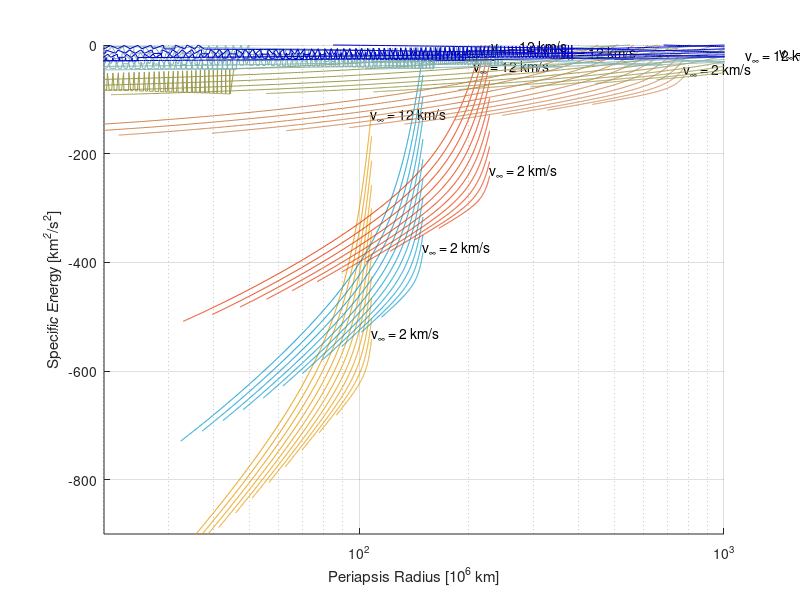

MATLAB code for this plot:
radii = [0.72334, 1.00000, 1.52366, 5.20260, 9.55491, 19.2184, 30.0583] * 1.496e8; % km
min_flyby = [300, 300, 200, 1e5, 5e4, 5e4, 5e4];
planet_names = {'Venus', 'Earth', 'Mars', 'Jupiter', 'Saturn', 'Uranus', 'Neptune'};
mu_sun = 1.3271244e11; % km^3/s^2

v_inf_values = 2:12; % km/s
alpha_values = linspace(0, pi, 1e3); % fine angle resolution

colors = [0.9 0.6 0;
          0 0.6 0.8;
          0.9 0.2 0;
          0.8 0.5 0.3;
          0.6 0.6 0.3;
          0.5 0.7 0.7;
          0 0 0.8];


figure; hold on;

for planet = 1:7
    r = radii(planet);
    v_circ = sqrt(mu_sun / r);
    
    periapsis_all = [];
    energy_all = [];
    v_inf_all = [];
    
    for v_inf = v_inf_values
        for alpha = alpha_values
            v_tan = v_circ + v_inf * cos(alpha);
            v_rad = v_inf * sin(alpha);
            final_v = [v_tan, v_rad];
            
            h = r * v_tan;
            energy = 0.5 * norm(final_v)^2 - mu_sun / r;
            a = -mu_sun / (2 * energy);
            if a <= 0, continue; end % skip unbound
            
            e = sqrt(1 - (h^2 / (mu_sun * a)));
            periapsis = a * (1 - e);
            
            periapsis_all(end+1) = periapsis;
            energy_all(end+1) = energy;
            v_inf_all(end+1) = v_inf;
        end

        % max deflection code
        ...

    end

    % Plot lines for each v_inf
    for i = 1:length(v_inf_values)
        vi = v_inf_values(i);
        mask = (v_inf_all == vi);
        x = periapsis_all(mask);
        y = energy_all(mask);
        if isempty(x), continue; end

        % Sort by periapsis for clean plotting
        [x_sorted, idx] = sort(x);
        y_sorted = y(idx);

        plot(x_sorted / 1e6, y_sorted, ...
            'Color', colors(planet, :), ...
            'LineWidth', 0.5);

        if i == 1 || i == length(v_inf_values)
            % Label the line with v_inf value at a chosen point
            label_idx = round(length(x_sorted) * 0.9);  % 90% along the line
            text_x = x_sorted(label_idx) / 1e6;
            text_y = y_sorted(label_idx);
            text_str = sprintf('v_\\infty = %d km/s', vi);
            text(text_x, text_y, text_str, ...
                'Color', "black", ...
                'FontSize', 10, ...
                'HorizontalAlignment', 'left', ...
                'VerticalAlignment', 'bottom');
        end
    end
end

set(gca, 'XScale', 'log');
xlim([20 1000])
ylim([-900 0])
xlabel('Periapsis Radius [10^6 km]');
ylabel('Specific Energy [km^2/s^2]');
grid on;